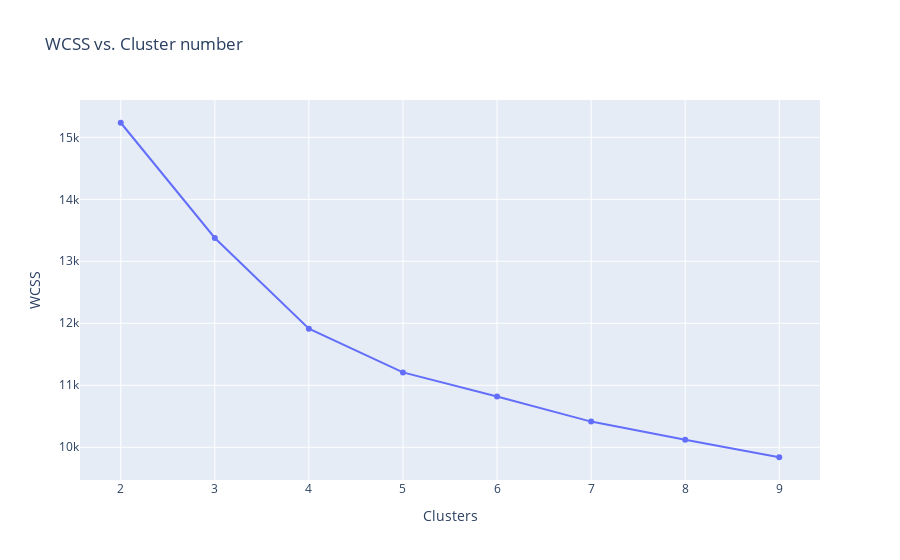

The notebook cell saved with this chart:
### Code cell
wcss = []

for i in range(2, 10):
    kmeans = KMeans(n_clusters = i, init = "k-means++", algorithm="lloyd",
                    max_iter = 500, n_init = 10, random_state = 123)
    kmeans.fit(model_df)
    wcss.append(kmeans.inertia_)
    
fig = go.Figure(data = go.Scatter(x = [2,3,4,5,6,7,8,9,10], y = wcss))


fig.update_layout(title='WCSS vs. Cluster number',
                   xaxis_title='Clusters',
                   yaxis_title='WCSS')
fig.show()

### Figure 1 — Plotly figure (JSON) as saved in the notebook; plotly's stock layout.template omitted (floating-point values rounded to 4 significant figures)
{"data": [{"type": "scatter", "x": [2, 3, 4, 5, 6, 7, 8, 9, 10], "y": [15230.0, 13380.0, 11910.0, 11210.0, 10820.0, 10410.0, 10120.0, 9839.0]}], "layout": {"autosize": true, "title": {"text": "WCSS vs. Cluster number"}, "xaxis": {"autorange": true, "range": [1.577, 9.423], "title": {"text": "Clusters"}, "type": "linear"}, "yaxis": {"autorange": true, "range": [9394.0, 15680.0], "title": {"text": "WCSS"}, "type": "linear"}}}
